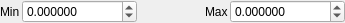
<?xml version="1.0" encoding="UTF-8"?>
<ui version="4.0">
 <class>Form</class>
 <widget class="QWidget" name="Form">
  <property name="geometry">
   <rect>
    <x>0</x>
    <y>0</y>
    <width>345</width>
    <height>23</height>
   </rect>
  </property>
  <property name="windowTitle">
   <string notr="true">Form</string>
  </property>
  <layout class="QHBoxLayout" name="horizontalLayout">
   <property name="spacing">
    <number>2</number>
   </property>
   <property name="margin">
    <number>0</number>
   </property>
   <item>
    <widget class="QLabel" name="label">
     <property name="text">
      <string>Min</string>
     </property>
    </widget>
   </item>
   <item>
    <widget class="QDoubleSpinBox" name="spnMin">
     <property name="sizePolicy">
      <sizepolicy hsizetype="Expanding" vsizetype="Fixed">
       <horstretch>0</horstretch>
       <verstretch>0</verstretch>
      </sizepolicy>
     </property>
     <property name="decimals">
      <number>6</number>
     </property>
     <property name="minimum">
      <double>-99999999.999999001622200</double>
     </property>
     <property name="maximum">
      <double>99999999.999999001622200</double>
     </property>
    </widget>
   </item>
   <item>
    <spacer name="horizontalSpacer">
     <property name="orientation">
      <enum>Qt::Horizontal</enum>
     </property>
     <property name="sizeHint" stdset="0">
      <size>
       <width>64</width>
       <height>20</height>
      </size>
     </property>
    </spacer>
   </item>
   <item>
    <widget class="QLabel" name="label_2">
     <property name="text">
      <string>Max</string>
     </property>
    </widget>
   </item>
   <item>
    <widget class="QDoubleSpinBox" name="spnMax">
     <property name="sizePolicy">
      <sizepolicy hsizetype="Expanding" vsizetype="Fixed">
       <horstretch>0</horstretch>
       <verstretch>0</verstretch>
      </sizepolicy>
     </property>
     <property name="decimals">
      <number>6</number>
     </property>
     <property name="minimum">
      <double>-99999999.999999001622200</double>
     </property>
     <property name="maximum">
      <double>99999999.999999001622200</double>
     </property>
    </widget>
   </item>
  </layout>
 </widget>
 <resources/>
 <connections/>
</ui>
